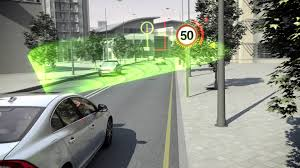
#> input picture tutorials/image.jpg, 300 x 168 px, found by its file name
$ python houghLineTransform.py
#> lines starting #> are read from the running program, lines starting #| are printed output that depends on the picture
import sys
import math
import cv2 as cv2
import numpy as np
def main():


    src = cv2.imread("D:/camera-calibration/image.jpg", cv2.IMREAD_GRAYSCALE)
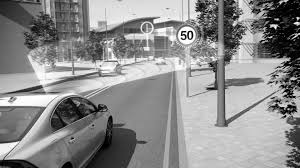
#> src: shape (168, 300); min 0, max 255, mean 140.3
    # Check if image is loaded fine
    if src is None:
        print ('Error opening image!')
        print ('Usage: hough_lines.py [image_name -- default ' + default_file + '] \n')
        return -1


    dst = cv2.Canny(src, 50, 200, None, 3)
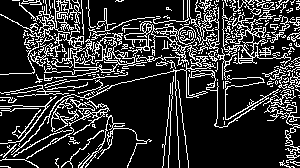
#> dst: shape (168, 300); 19.4% white in thin lines or dots

    # Copy edges to the images that will display the results in BGR
    cdst = cv2.cvtColor(dst, cv2.COLOR_GRAY2BGR)
#> cdst: shape (168, 300, 3); 19.4% white in thin lines or dots
    cdstP = np.copy(cdst)

    lines = cv2.HoughLines(dst, 1, np.pi / 180, 150, None, 0, 0)
#> lines = None

    if lines is not None:
        for i in range(0, len(lines)):
            rho = lines[i][0][0]
            theta = lines[i][0][1]
            a = math.cos(theta)
            b = math.sin(theta)
            x0 = a * rho
            y0 = b * rho
            pt1 = (int(x0 + 1000*(-b)), int(y0 + 1000*(a)))
            pt2 = (int(x0 - 1000*(-b)), int(y0 - 1000*(a)))
            cv2.line(cdst, pt1, pt2, (0,0,255), 3, cv2.LINE_AA)


    linesP = cv2.HoughLinesP(dst, 1, np.pi / 180, 50, None, 50, 10)
#> linesP = 103 rows, first 6: [51, 99, 273, 48], [187, 68, 299, 5], [30, 62, 298, 0], [95, 74, 296, 21], [178, 53, 273, 41], [21, 73, 88, 70]

    if linesP is not None:
        for i in range(0, len(linesP)):
            l = linesP[i][0]
            cv2.line(cdstP, (l[0], l[1]), (l[2], l[3]), (0,0,255), 3, cv2.LINE_AA)
#> this loop made 103 passes
#> l on passes 1 to 12: [51, 99, 273, 48], [187, 68, 299, 5], [30, 62, 298, 0], [95, 74, 296, 21], [178, 53, 273, 41], [21, 73, 88, 70], [191, 42, 297, 61], [181, 24, 293, 17], [23, 34, 104, 31], [168, 38, 265, 31], [122, 29, 266, 2], [186, 22, 238, 10]
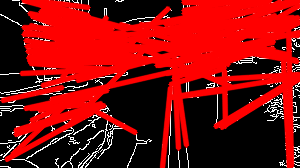
#> cdstP: shape (168, 300, 3); mean B, G, R 10.5, 10.5, 135.4

    cv2.imshow("Source", src)
    cv2.imshow("Detected Lines (in red) - Standard Hough Line Transform", cdst)
    cv2.imshow("Detected Lines (in red) - Probabilistic Line Transform", cdstP)

    cv2.waitKey()
    return 0

if __name__ == "__main__":
    main()
